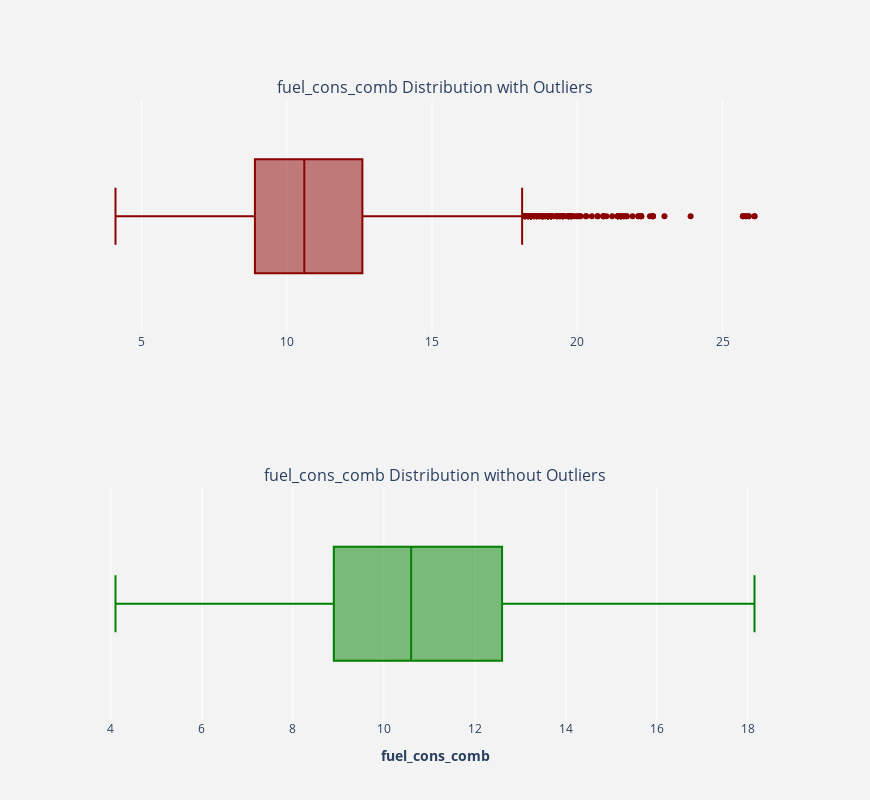

This figure's notebook cell:
### Code cell
plotBoxPlot(data_num_features.fuel_cons_comb,replaceOutliers(data_num_features.fuel_cons_comb))

### Figure 1 — Plotly figure (JSON) as saved in the notebook; plotly's stock layout.template omitted (floating-point values rounded to 4 significant figures; data arrays with more than 128 entries replaced by an {"elided": "..."} marker saying what was removed)
{"data": [{"marker": {"color": "darkred"}, "name": "", "type": "box", "x": {"elided": "7384 float values"}, "xaxis": "x", "yaxis": "y"}, {"marker": {"color": "green"}, "name": "", "type": "box", "x": {"elided": "7384 float values"}, "xaxis": "x2", "yaxis": "y2"}], "layout": {"annotations": [{"font": {"size": 16}, "showarrow": false, "text": "fuel_cons_comb Distribution with Outliers", "x": 0.5, "xanchor": "center", "xref": "paper", "y": 1, "yanchor": "bottom", "yref": "paper"}, {"font": {"size": 16}, "showarrow": false, "text": "fuel_cons_comb Distribution without Outliers", "x": 0.5, "xanchor": "center", "xref": "paper", "y": 0.375, "yanchor": "bottom", "yref": "paper"}], "height": 800, "paper_bgcolor": "rgb(243, 243, 243)", "plot_bgcolor": "rgb(243, 243, 243)", "showlegend": false, "width": 870, "xaxis": {"anchor": "y", "domain": [0, 1]}, "xaxis2": {"anchor": "y2", "domain": [0, 1], "title": {"text": "<b>fuel_cons_comb</b>"}}, "yaxis": {"anchor": "x", "domain": [0.625, 1]}, "yaxis2": {"anchor": "x2", "domain": [0, 0.375]}}}
